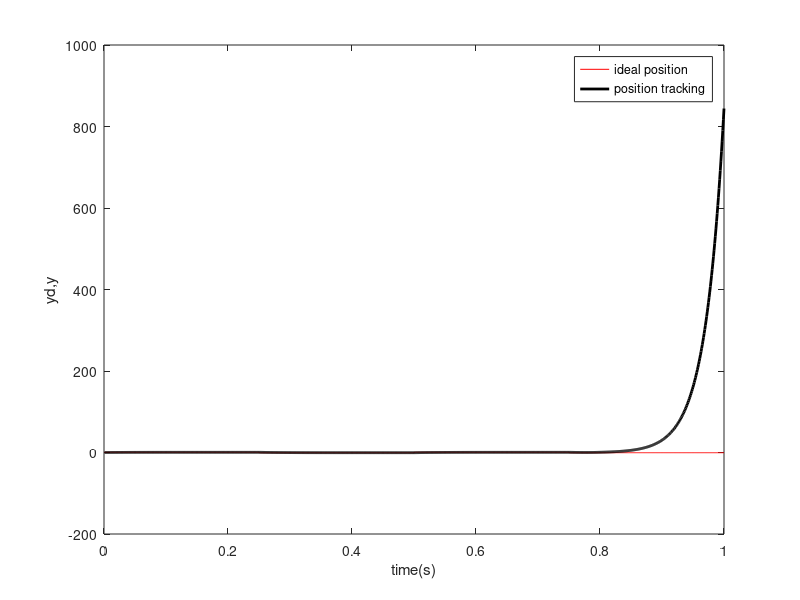
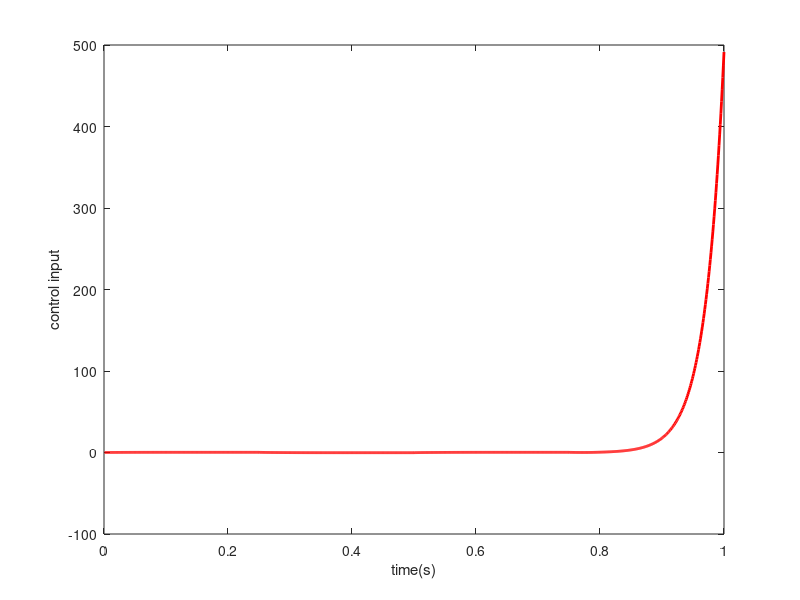

The MATLAB script that drew these images, in order:
clear all;
%close all;

ts=0.001;
x=[0 0 0]';
y_1=0;y_2=0;
u_1=0;u_2=0;
% wkp_1=0.10;
% wki_1=0.10;
% wkd_1=0.10;
wkp_1=rand;
wki_1=rand;
wkd_1=rand;
xitep=0.40;
xitei=0.35;
xited=0.40;
error1=0;
error2=0;

for k=1:1:1000
    time(k)=k*ts;

yd(k)=0.5*sign(sin(4*pi*k*ts));
y(k)=0.368*y_1+0.26*y_2+0.1*u_1+0.632*u_2;
error(k)=yd(k)-y(k);

M= 1;

if M==1
    wkp(k)=wkp_1+xitep*(2*error(k)-error1)*u_1;
    wki(k)=wki_1+xitei*(2*error(k)-error1)*u_1;
    wkd(k)=wkd_1+xited*(2*error(k)-error1)*u_1;
    K=0.06;
elseif M==2
    wkp(k)=wkp_1+xitep*error(k)*(2*error(k)-error1);%这里用的是delta公式，效果还不如用u1
    wki(k)=wki_1+xitei*error(k)*(2*error(k)-error1);
    wkd(k)=wkd_1+xited*error(k)*(2*error(k)-error1);
    K=0.12;
elseif M==3
    wkp(k)=wkp_1+xitep*x(1)*u_1*error(k);
    wki(k)=wki_1+xitei*x(2)*u_1*error(k);
    wkd(k)=wkd_1+xited*x(3)*u_1*error(k);
    K=0.12;
elseif M==4
    wkp(k)=wkp_1+xitep*(2*error(k)-error1)*u_1*error(k);
    wki(k)=wki_1+xitei*(2*error(k)-error1)*u_1*error(k);
    wkd(k)=wkd_1+xited*(2*error(k)-error1)*u_1*error(k);
    K=0.12;
end

x(1)=error(k)-error1;
x(2)=error(k);
x(3)=error(k)-2*error1+error2;

wadd(k)=abs(wkp(k))+abs(wki(k))+abs(wkd(k));
w11(k)=wkp(k)/wadd(k);
w22(k)=wki(k)/wadd(k);
w33(k)=wkd(k)/wadd(k);
w=[w11(k) w22(k) w33(k)];
u(k)=u_1+K*w*x;

error2=error1;
error1=error(k);
u_2=u_1;u_1=u(k);
y_2=y_1;y_1=y(k);

wkp_1=wkp(k);
wki_1=wki(k);
wkd_1=wkd(k);
end

figure(1);
plot(time,yd,'r',time,y,'k','linewidth',2);
xlabel('time(s)');
ylabel('yd,y');
legend('ideal position','position tracking');
figure(2);
plot(time,u,'r','linewidth',2);
xlabel('time(s)');
ylabel('control input');
